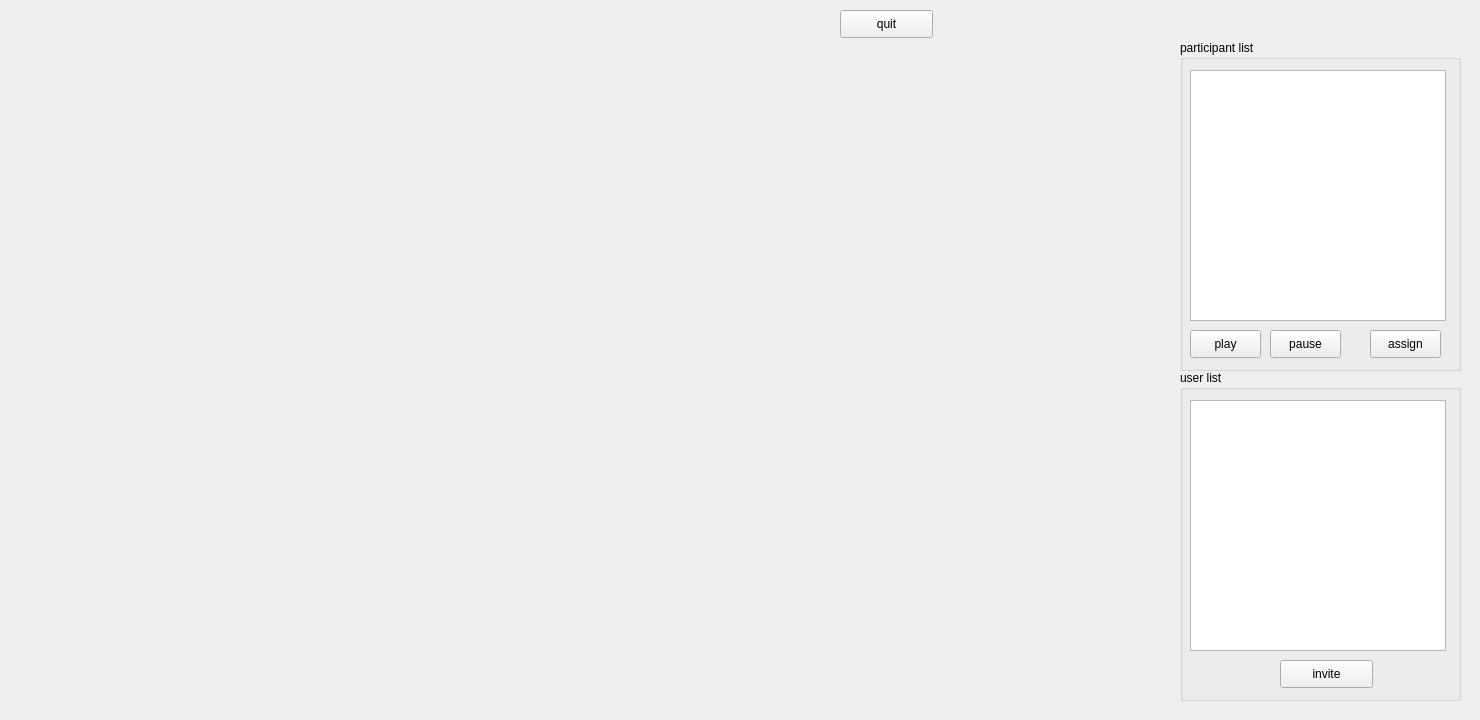
<?xml version="1.0" encoding="UTF-8"?>
<ui version="4.0">
 <class>ShootingRoom</class>
 <widget class="QWidget" name="ShootingRoom">
  <property name="geometry">
   <rect>
    <x>0</x>
    <y>0</y>
    <width>1480</width>
    <height>720</height>
   </rect>
  </property>
  <property name="sizePolicy">
   <sizepolicy hsizetype="Fixed" vsizetype="Fixed">
    <horstretch>0</horstretch>
    <verstretch>0</verstretch>
   </sizepolicy>
  </property>
  <property name="windowTitle">
   <string>Form</string>
  </property>
  <widget class="QWidget" name="video" native="true">
   <property name="geometry">
    <rect>
     <x>20</x>
     <y>59</y>
     <width>1138</width>
     <height>640</height>
    </rect>
   </property>
   <property name="sizePolicy">
    <sizepolicy hsizetype="Fixed" vsizetype="Fixed">
     <horstretch>0</horstretch>
     <verstretch>0</verstretch>
    </sizepolicy>
   </property>
  </widget>
  <widget class="QGroupBox" name="usergroup">
   <property name="geometry">
    <rect>
     <x>1180</x>
     <y>370</y>
     <width>281</width>
     <height>331</height>
    </rect>
   </property>
   <property name="title">
    <string>user list</string>
   </property>
   <widget class="QPushButton" name="invite">
    <property name="geometry">
     <rect>
      <x>100</x>
      <y>290</y>
      <width>93</width>
      <height>28</height>
     </rect>
    </property>
    <property name="text">
     <string>invite</string>
    </property>
   </widget>
   <widget class="QListWidget" name="userlist">
    <property name="geometry">
     <rect>
      <x>10</x>
      <y>30</y>
      <width>256</width>
      <height>251</height>
     </rect>
    </property>
   </widget>
  </widget>
  <widget class="QPushButton" name="quit">
   <property name="geometry">
    <rect>
     <x>840</x>
     <y>10</y>
     <width>93</width>
     <height>28</height>
    </rect>
   </property>
   <property name="text">
    <string>quit</string>
   </property>
  </widget>
  <widget class="QGroupBox" name="participantgroup">
   <property name="geometry">
    <rect>
     <x>1180</x>
     <y>40</y>
     <width>281</width>
     <height>331</height>
    </rect>
   </property>
   <property name="title">
    <string>participant list</string>
   </property>
   <widget class="QListWidget" name="participantlist">
    <property name="geometry">
     <rect>
      <x>10</x>
      <y>30</y>
      <width>256</width>
      <height>251</height>
     </rect>
    </property>
   </widget>
   <widget class="QPushButton" name="play">
    <property name="geometry">
     <rect>
      <x>10</x>
      <y>290</y>
      <width>71</width>
      <height>28</height>
     </rect>
    </property>
    <property name="text">
     <string>play</string>
    </property>
   </widget>
   <widget class="QPushButton" name="pause">
    <property name="geometry">
     <rect>
      <x>90</x>
      <y>290</y>
      <width>71</width>
      <height>28</height>
     </rect>
    </property>
    <property name="text">
     <string>pause</string>
    </property>
   </widget>
   <widget class="QPushButton" name="assign">
    <property name="geometry">
     <rect>
      <x>190</x>
      <y>290</y>
      <width>71</width>
      <height>28</height>
     </rect>
    </property>
    <property name="text">
     <string>assign</string>
    </property>
   </widget>
  </widget>
 </widget>
 <resources/>
 <connections/>
</ui>
